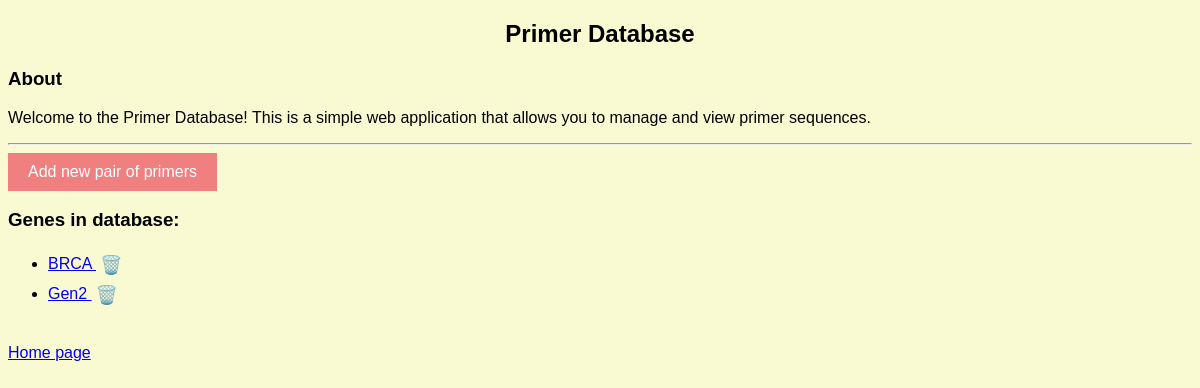
The page /index on the database as committed earlier.
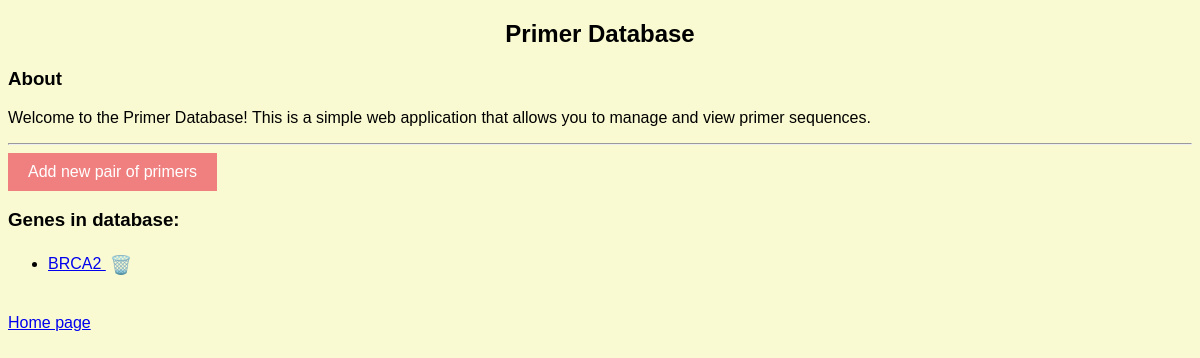
The same page on the database as committed later.
### tables this page shows
CREATE TABLE genes (
            gene_id TEXT PRIMARY KEY,
            sequence TEXT NOT NULL
        );

### app/app.py (the view)
@app.route("/")
@app.route('/index')
def index():
    gene_ids = [gene.gene_id for gene in Gene.all(get_db())]
    return render_template("index.html", gene_ids=gene_ids)

### app/app.py (called while the page is built)
def get_db():
    if 'db' not in g:
        g.db = sqlite3.connect(os.path.join(os.path.dirname(__file__),
                                            "../data/primers_db.db"))
    return g.db

### app/models/primers.py (called while the page is built)
    @property
    def gene_id(self):
        return self._gene_id

    @staticmethod
    def all(con: sqlite3.Connection):
        all_genes = [Gene(*row[:2])
                       for row in con.execute('SELECT * FROM genes;')]
        print(all_genes)
        for primers in all_genes:
            primers._saved = True
        return all_genes

### app/templates/index.html (shortened to what this page needs)
{% extends 'layout.html' %}
{% block info %}
    <h1>Primer Database</h1>
    <h3>About</h3>
    <p>Welcome to the Primer Database! This is a simple web application that allows you to manage and view primer sequences.</p>
    <hr>
{% endblock %}
{% block content %}
  <button class="btn-add" onclick="location.href='{{ url_for('add') }}'">Add new pair of primers</button>
  <h3>Genes in database:</h3>
  <ul>
    {% for gene_id in gene_ids %}
      <li>
        <a href="{{ url_for('pairs', gene_id=gene_id) }}">
          {{ gene_id }}
        </a>
        <form action="{{ url_for('delete_gene', gene_id=gene_id) }}"
              method="post"
              style="display:inline;"
              onsubmit="return confirm('Delete gene {{ gene_id }} and ALL its primers?');">
          <button class="btn-delete" type="submit">🗑️</button>
        </form>
      </li>
    {% endfor %}
  </ul>
{% endblock %}

### app/templates/layout.html (shortened to what this page needs)
<!DOCTYPE html>
<html lang="en">
<head>
    <link rel="stylesheet" href="/static/styles.css">
</head>
<body>
    <main>
        <section id="info">
            {% block info %}{% endblock %}
        </section>
        <section id="content">
            {% block content %} {% endblock %}
        </section>
    </main><br>
    <a href="{{ url_for('index') }}">Home page</a>
</body>
</html>

### app/static/styles.css (style rules this page uses)
body { font-family: sans-serif; background-color: lightgoldenrodyellow; }
h1 { text-align: center; }
.btn-add { background-color: lightcoral; border: none; color: white; padding: 10px 20px; text-align: center; text-decoration: none; display: inline-block; font-size: 16px; cursor: pointer; }
.btn-delete { background: none; border: none; color: #dc3545; font-size: 18px; padding: 4px; cursor: pointer; vertical-align: middle; }

Rows that differ between the two databases and show on the page:
removed genes: gene_id "BRCA"
removed genes: gene_id "Gen2"
added genes: gene_id "BRCA2"
